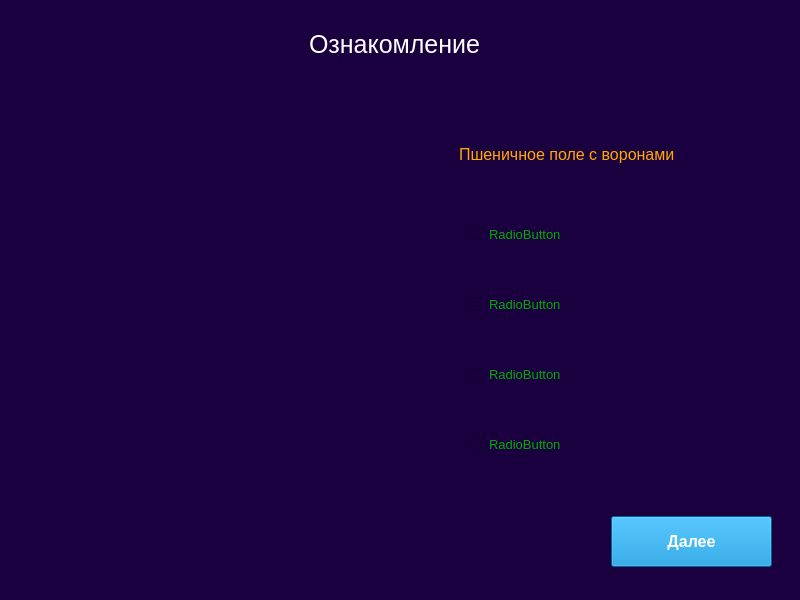
<?xml version="1.0" encoding="UTF-8"?>
<ui version="4.0">
 <class>MainWindow</class>
 <widget class="QMainWindow" name="MainWindow">
  <property name="geometry">
   <rect>
    <x>0</x>
    <y>0</y>
    <width>800</width>
    <height>600</height>
   </rect>
  </property>
  <property name="windowTitle">
   <string>MainWindow</string>
  </property>
  <property name="styleSheet">
   <string notr="true">background-color: rgb(26, 0, 63);
</string>
  </property>
  <widget class="QWidget" name="centralwidget">
   <layout class="QGridLayout" name="gridLayout">
    <item row="0" column="0">
     <widget class="QWidget" name="widget" native="true">
      <property name="styleSheet">
       <string notr="true">background-color: rgb(26, 0, 63);</string>
      </property>
      <widget class="QLabel" name="label">
       <property name="geometry">
        <rect>
         <x>170</x>
         <y>10</y>
         <width>431</width>
         <height>51</height>
        </rect>
       </property>
       <property name="font">
        <font>
         <pointsize>19</pointsize>
        </font>
       </property>
       <property name="styleSheet">
        <string notr="true">color: rgb(255, 255, 255);</string>
       </property>
       <property name="text">
        <string>Ознакомление</string>
       </property>
       <property name="alignment">
        <set>Qt::AlignCenter</set>
       </property>
      </widget>
      <widget class="QLabel" name="label_2">
       <property name="geometry">
        <rect>
         <x>30</x>
         <y>90</y>
         <width>411</width>
         <height>421</height>
        </rect>
       </property>
       <property name="text">
        <string/>
       </property>
      </widget>
      <widget class="QLabel" name="label_3">
       <property name="geometry">
        <rect>
         <x>450</x>
         <y>120</y>
         <width>331</width>
         <height>51</height>
        </rect>
       </property>
       <property name="font">
        <font>
         <pointsize>12</pointsize>
        </font>
       </property>
       <property name="styleSheet">
        <string notr="true">color: rgb(255, 170, 0);</string>
       </property>
       <property name="text">
        <string>Пшеничное поле с воронами</string>
       </property>
      </widget>
      <widget class="QRadioButton" name="radioButton">
       <property name="geometry">
        <rect>
         <x>460</x>
         <y>200</y>
         <width>311</width>
         <height>51</height>
        </rect>
       </property>
       <property name="font">
        <font>
         <pointsize>10</pointsize>
        </font>
       </property>
       <property name="styleSheet">
        <string notr="true">color: rgb(0, 170, 0);</string>
       </property>
       <property name="text">
        <string>RadioButton</string>
       </property>
      </widget>
      <widget class="QPushButton" name="pushButton">
       <property name="geometry">
        <rect>
         <x>602</x>
         <y>507</y>
         <width>161</width>
         <height>51</height>
        </rect>
       </property>
       <property name="font">
        <font>
         <pointsize>12</pointsize>
         <weight>75</weight>
         <italic>false</italic>
         <bold>true</bold>
        </font>
       </property>
       <property name="styleSheet">
        <string notr="true">background-color: rgb(0, 136, 209);
color: rgb(255, 255, 255);</string>
       </property>
       <property name="text">
        <string>Далее</string>
       </property>
      </widget>
      <widget class="QRadioButton" name="radioButton_2">
       <property name="geometry">
        <rect>
         <x>460</x>
         <y>270</y>
         <width>311</width>
         <height>51</height>
        </rect>
       </property>
       <property name="font">
        <font>
         <pointsize>10</pointsize>
        </font>
       </property>
       <property name="styleSheet">
        <string notr="true">color: rgb(0, 170, 0);</string>
       </property>
       <property name="text">
        <string>RadioButton</string>
       </property>
      </widget>
      <widget class="QRadioButton" name="radioButton_5">
       <property name="geometry">
        <rect>
         <x>460</x>
         <y>340</y>
         <width>311</width>
         <height>51</height>
        </rect>
       </property>
       <property name="font">
        <font>
         <pointsize>10</pointsize>
        </font>
       </property>
       <property name="styleSheet">
        <string notr="true">color: rgb(0, 170, 0);</string>
       </property>
       <property name="text">
        <string>RadioButton</string>
       </property>
      </widget>
      <widget class="QRadioButton" name="radioButton_6">
       <property name="geometry">
        <rect>
         <x>460</x>
         <y>410</y>
         <width>311</width>
         <height>51</height>
        </rect>
       </property>
       <property name="font">
        <font>
         <pointsize>10</pointsize>
        </font>
       </property>
       <property name="styleSheet">
        <string notr="true">color: rgb(0, 170, 0);</string>
       </property>
       <property name="text">
        <string>RadioButton</string>
       </property>
      </widget>
     </widget>
    </item>
   </layout>
  </widget>
 </widget>
 <resources/>
 <connections/>
</ui>
